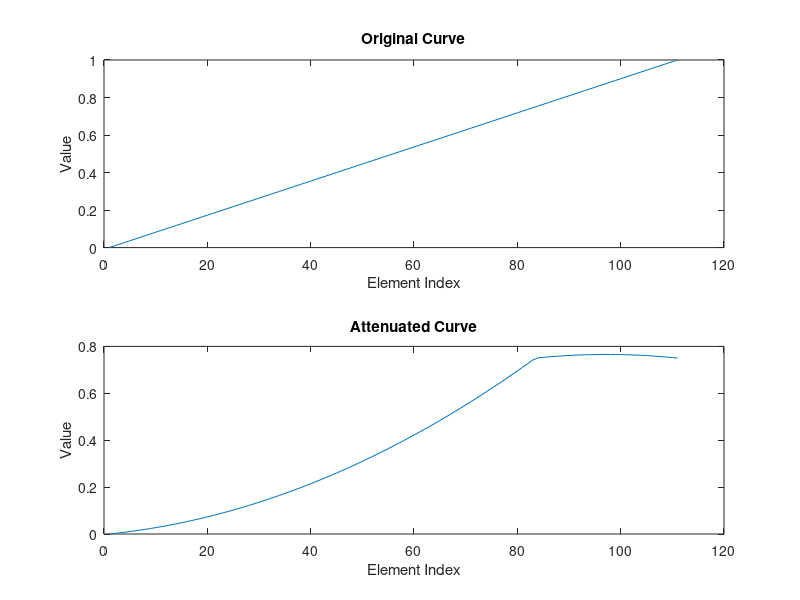

Here is the MATLAB script that generated this plot:
% function searchArr_adj = hallAdjustSearchByHistory(searchArr,centerPoint)
% Define the number of elements
n = 111;

% Create a sample curve with values ranging from 0 to 1
curve = linspace(0, 1, n);

% Specify the x-axis location around which you want to attenuate
xAxisLocation = 0.5;  % Adjust this to your desired location

% Specify the attenuation factor (how much to attenuate the values)
attenuationFactor = 0.5;  % Adjust this as needed

% Calculate the distances of each element from the specified location
distances = abs(linspace(-1, 1, n) - xAxisLocation);

% Calculate the attenuation factor for each element
attenuationFactors = 1 - attenuationFactor * distances;

% Ensure that attenuation factors are between 0 and 1
attenuationFactors(attenuationFactors < 0) = 0;
attenuationFactors(attenuationFactors > 1) = 1;

% Apply the attenuation to the curve
attenuatedCurve = curve .* attenuationFactors;

figure
% Plot the original and attenuated curves
subplot(2, 1, 1);
plot(curve);
title('Original Curve');
xlabel('Element Index');
ylabel('Value');

subplot(2, 1, 2);
plot(attenuatedCurve);
title('Attenuated Curve');
xlabel('Element Index');
ylabel('Value');
